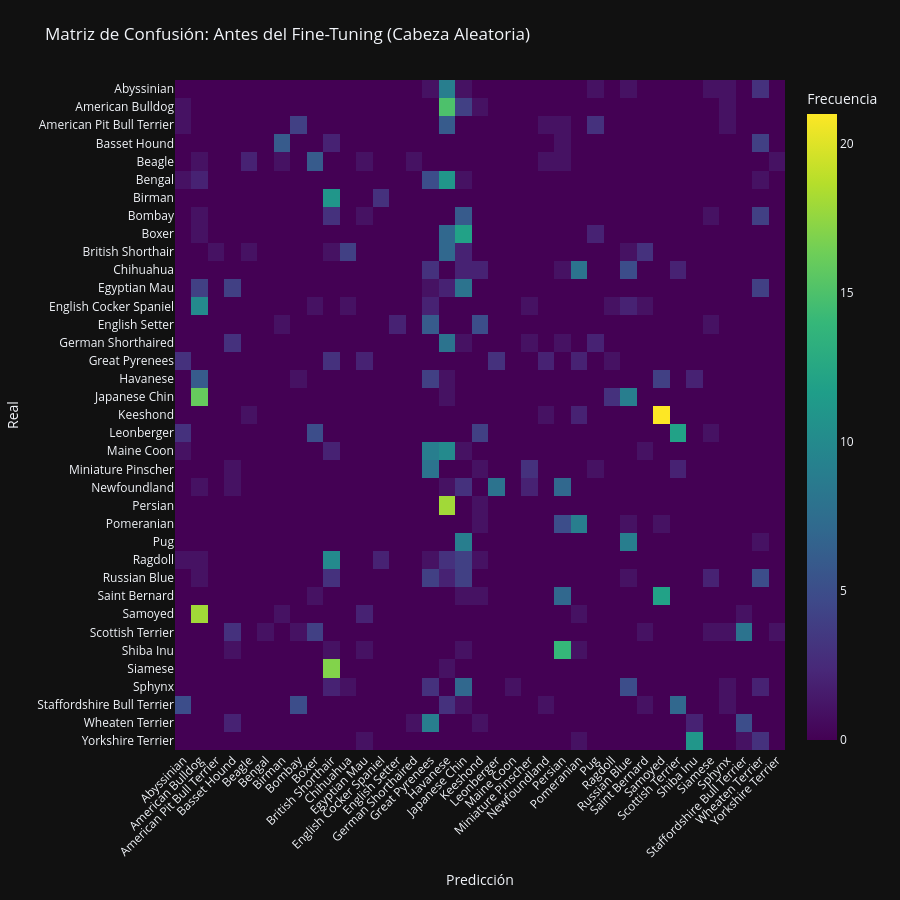

Notebook code for this chart:
### Markdown cell above
## 3.5 Separa características pero no sabe de razas

La red sabe cómo buscar formas, texturas y patas, pero la última neurona no tiene idea de cómo mapear esas formas a etiquetas como "Shiba Inu" o "Persian".

### Code cell
# 1. Obtenemos las predicciones con nuestro modelo tal cual (recién inicializado, sin entrenar)
print("Generando predicciones con el clasificador bebé aleatorio...")
preds_random, real_labels = get_predictions(model, val_loader)

# 2. Graficamos el puro ruido:
plot_confusion_matrix(
    preds=preds_random, 
    labels=real_labels, 
    class_names=class_names, 
    title="Matriz de Confusión: Antes del Fine-Tuning (Cabeza Aleatoria)"
)

### Figure 1 — Plotly figure (JSON) as saved in the notebook; plotly's stock layout.template omitted (floating-point values rounded to 4 significant figures; data arrays with more than 128 entries replaced by an {"elided": "..."} marker saying what was removed)
{"data": [{"coloraxis": "coloraxis", "hovertemplate": "Predicción: %{x}<br>Real: %{y}<br>Frecuencia: %{z}<extra></extra>", "name": "0", "type": "heatmap", "x": ["Abyssinian", "American Bulldog", "American Pit Bull Terrier", "Basset Hound", "Beagle", "Bengal", "Birman", "Bombay", "Boxer", "British Shorthair", "Chihuahua", "Egyptian Mau", "English Cocker Spaniel", "English Setter", "German Shorthaired", "Great Pyrenees", "Havanese", "Japanese Chin", "Keeshond", "Leonberger", "Maine Coon", "Miniature Pinscher", "Newfoundland", "Persian", "Pomeranian", "Pug", "Ragdoll", "Russian Blue", "Saint Bernard", "Samoyed", "Scottish Terrier", "Shiba Inu", "Siamese", "Sphynx", "Staffordshire Bull Terrier", "Wheaten Terrier", "Yorkshire Terrier"], "xaxis": "x", "y": ["Abyssinian", "American Bulldog", "American Pit Bull Terrier", "Basset Hound", "Beagle", "Bengal", "Birman", "Bombay", "Boxer", "British Shorthair", "Chihuahua", "Egyptian Mau", "English Cocker Spaniel", "English Setter", "German Shorthaired", "Great Pyrenees", "Havanese", "Japanese Chin", "Keeshond", "Leonberger", "Maine Coon", "Miniature Pinscher", "Newfoundland", "Persian", "Pomeranian", "Pug", "Ragdoll", "Russian Blue", "Saint Bernard", "Samoyed", "Scottish Terrier", "Shiba Inu", "Siamese", "Sphynx", "Staffordshire Bull Terrier", "Wheaten Terrier", "Yorkshire Terrier"], "yaxis": "y", "z": {"elided": "37x37 int values"}}], "layout": {"coloraxis": {"colorbar": {"title": {"text": "Frecuencia"}}, "colorscale": [[0, "#440154"], [0.1111, "#482878"], [0.2222, "#3e4989"], [0.3333, "#31688e"], [0.4444, "#26828e"], [0.5556, "#1f9e89"], [0.6667, "#35b779"], [0.7778, "#6ece58"], [0.8889, "#b5de2b"], [1, "#fde725"]]}, "height": 900, "margin": {"b": 150, "l": 50, "r": 50, "t": 80}, "title": {"text": "Matriz de Confusión: Antes del Fine-Tuning (Cabeza Aleatoria)"}, "width": 900, "xaxis": {"anchor": "y", "domain": [0, 1], "tickangle": -45, "title": {"text": "Predicción"}}, "yaxis": {"anchor": "x", "autorange": "reversed", "domain": [0, 1], "title": {"text": "Real"}}}}
